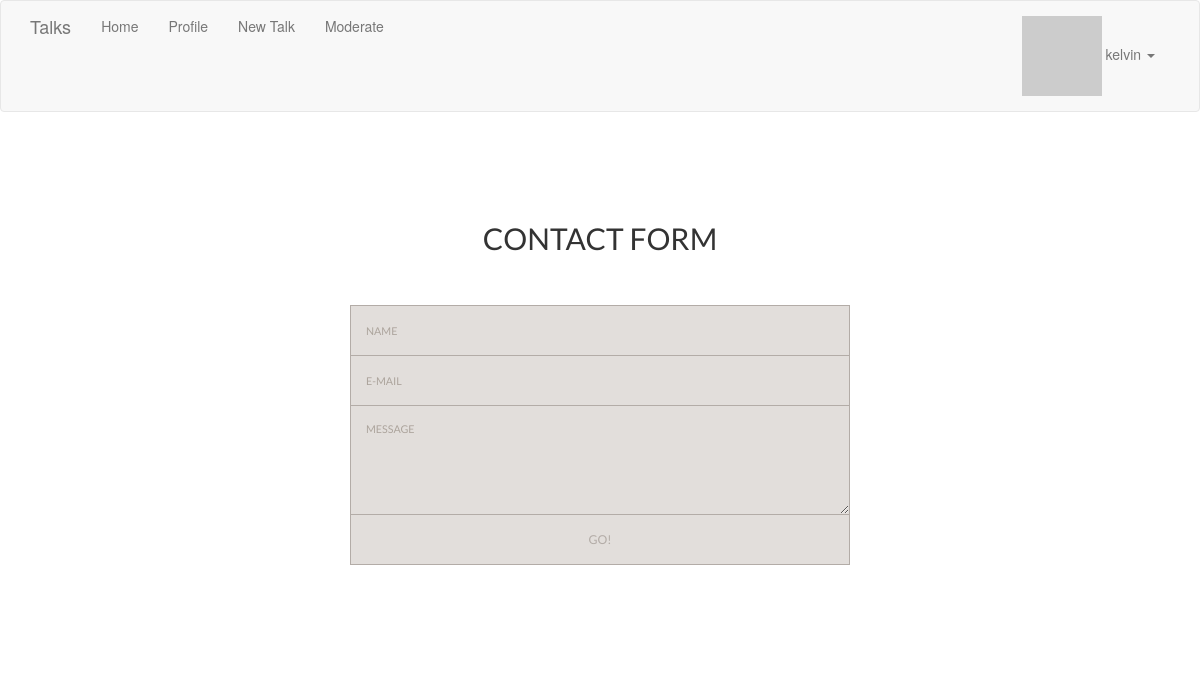
Before: / (signed in) with the older database file.
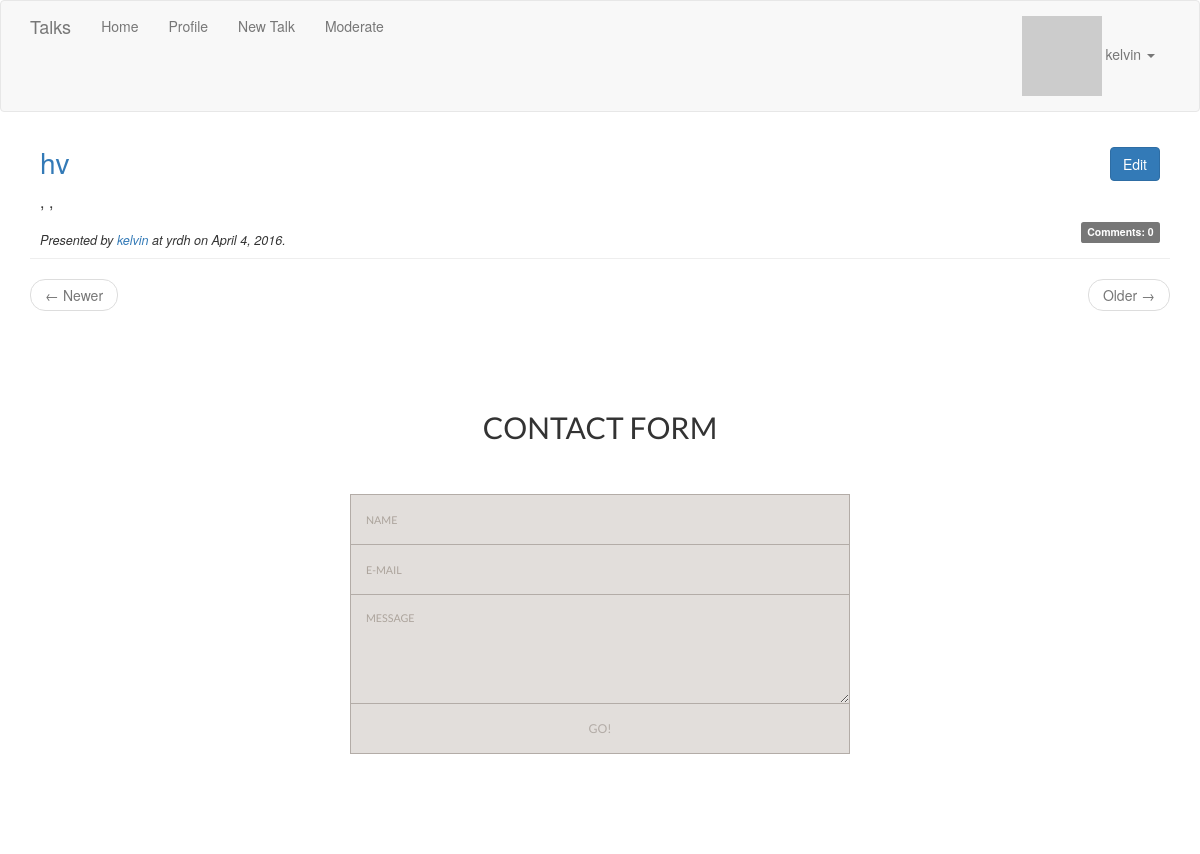
After: the same page with the newer database file.
### app/models.py (models this page shows, shortened)
class Talk(db.Model):
    __tablename__ = 'talks'
    id = db.Column(db.Integer, primary_key=True)
    title = db.Column(db.String(128), nullable=False)
    description = db.Column(db.Text)
    slides = db.Column(db.Text())
    video = db.Column(db.Text())
    user_id = db.Column(db.Integer, db.ForeignKey('users.id'))
    venue = db.Column(db.String(128))
    venue_url = db.Column(db.String(128))
    date = db.Column(db.DateTime())
    comments = db.relationship('Comment', lazy='dynamic', backref='talk')
    emails = db.relationship('PendingEmail', lazy='dynamic', backref='talk')
    def approved_comments(self):
        return self.comments.filter_by(approved=True)

class User(UserMixin, db.Model):
    __tablename__ = 'users'
    id = db.Column(db.Integer, primary_key=True)
    email = db.Column(db.String(64),
                      nullable=False, unique=True, index=True)
    username = db.Column(db.String(64),
                         nullable=False, unique=True, index=True)
    is_admin = db.Column(db.Boolean)
    password_hash = db.Column(db.String(128))
    name = db.Column(db.String(64))
    location = db.Column(db.String(64))
    bio = db.Column(db.Text())
    member_since = db.Column(db.DateTime(), default=datetime.utcnow)
    avatar_hash = db.Column(db.String(32))
    talks = db.relationship('Talk', lazy='dynamic', backref='author')  # lazy makes talks query not list
    comments = db.relationship('Comment', lazy='dynamic', backref='author')
    @property
    def password(self):  # made it pprty so that i can say user.password=? so that it looks like a member var
        raise AttributeError('password is not a readable attribute')  # getter of pperty returns attribute error
    def gravatar(self, size=100, default='identicon', rating='g'):
        if request.is_secure:
            url = 'https://secure.gravatar.com/avatar'
        else:
            url = 'http://www.gravatar.com/avatar'
        hash = self.avatar_hash or \
               hashlib.md5(self.email.encode('utf-8')).hexdigest()
        return '{url}/{hash}?s={size}&d={default}&r={rating}'.format(
            url=url, hash=hash, size=size, default=default, rating=rating)
    def for_moderation(self, admin=False):
        if admin and self.is_admin:
            return Comment.for_moderation()
        return Comment.query.join(Talk, Comment.talk_id == Talk.id). \
            filter(Talk.author == self).filter(Comment.approved == False)

### app/talks/routes.py (the view)
@talks.route('/')
def index():
    page = request.args.get('page', 1, type=int)
    pagination = Talk.query.order_by(Talk.date.desc()).paginate(
        page, per_page=current_app.config['TALKS_PER_PAGE'],
        error_out=False)
    talk_list = pagination.items
    return render_template('talks/index.html', talks=talk_list,
                           pagination=pagination)

### app/models.py (called while the page is built)
@login_manager.user_loader  # flogin doesnt know anything about our objects,,we give it a user loader callback,so that when it needs to load the user
def user_loader(user_id):  # we provide function that does that work,flask knows how to load users
    return User.query.get(int(user_id))  # comes as unicode

### app/templates/talks/index.html
{% extends "base.html" %}
{% block head %}
{{ super() }}
<link rel="stylesheet" type="text/css" href="{{ url_for('static', filename='styles1.css') }}">
{% endblock %}
{% block page_content %}
{% include "talks/_talks.html" %}
{% if talks %}
<ul class="pager">
    {% if pagination.has_prev %}
    <li class="previous"><a href="{{ url_for('talks.index', page=pagination.prev_num) }}">&larr; Newer</a></li>
    {% else %}
    <li class="previous disabled"><a href="#">&larr; Newer</a></li>
    {% endif %}
    {% if pagination.has_next %}
    <li class="next"><a href="{{ url_for('talks.index', page=pagination.next_num) }}">Older &rarr;</a></li>
    {% else %}
    <li class="next disabled"><a href="#">Older &rarr;</a></li>
    {% endif %}
</ul>
{% endif %}
<br/><br/><br/>
<h1 class="ano">CONTACT FORM</h1>
<form id="form" class="topBefore">
		  <input id="name" type="text" placeholder="NAME">
		  <input id="email" type="text" placeholder="E-MAIL">
		  <textarea id="message" type="text" placeholder="MESSAGE"></textarea>
  <input id="submit" type="submit" value="GO!">
</form>
{% endblock %}

### app/templates/talks/_talks.html
<ul class="talk-list">
    {% for talk in talks %}
    <li class="talk">
        {% include "talks/_talk_header.html" %}
    </li>
    {% endfor %}
</ul>

### app/templates/talks/_talk_header.html
<div class="talk-header">
    {% if talk.author == current_user %}
    <a class="btn btn-primary pull-right" href="{{ url_for('talks.edit_talk', id=talk.id) }}">Edit</a>
    {% elif current_user.is_admin %}
    <a class="btn btn-danger pull-right" href="{{ url_for('talks.edit_talk', id=talk.id) }}">Edit</a>
    {% endif %}
    <h2><a href="{{ url_for('talks.talk', id=talk.id) }}">{{ talk.title }}</a></h2>
    <h3>{{ talk.description }}</h3>
    <div class="pull-right"><a href="{{ url_for('talks.talk', id=talk.id) }}#comments"><span class="label label-default">Comments: {{ talk.approved_comments().count() }}</span></a></div>
    <p>
        Presented by <a href="{{ url_for('talks.user', username=talk.author.username) }}">{{ talk.author.username }}</a> at
        {% if talk.venue_url %}
            <a href="{{ talk.venue_url }}">{{ talk.venue }}</a>
        {% else %}
            {{ talk.venue }}
        {% endif %}
        on {{ moment(talk.date, local=True).format('LL') }}.
    </p>
</div>

Changed rows visible on the page:
added Talk: title "hv", description ", ,", approved_comments "0", author.username "kelvin", venue "yrdh", date "April 4, 2016"
Other visible differences:
text now shown: "← Newer Older →"
